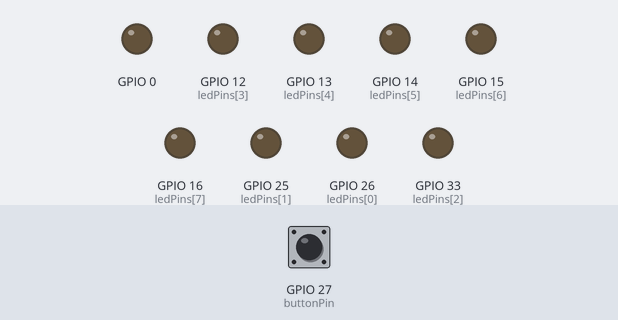
Bench run of a sketch on a simulated ESP32. Shown: output pins drawn as LEDs (lit = HIGH). The inputs (shaded band) are chosen by the test bench; at power-on: GPIO 27 (buttonPin) LOW.

Above: at 1.2 s.
1.3 s: GPIO 27 (buttonPin) pulled HIGH for 1 s
At 3.1 s:
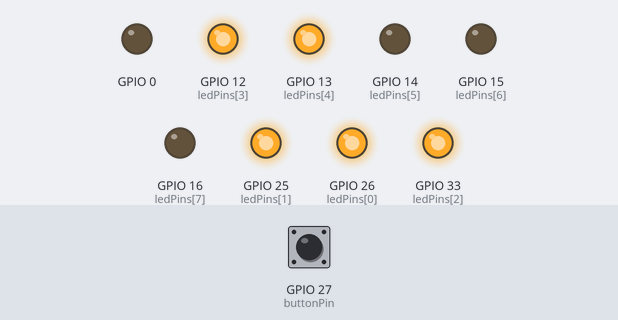
3.8 s: GPIO 27 (buttonPin) pulled HIGH for 0.15 s
At 4.3 s:
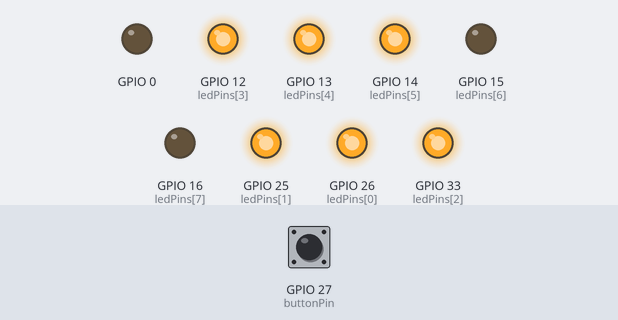
5.4 s: GPIO 27 (buttonPin) pulled HIGH for 0.15 s
At 6.6 s:
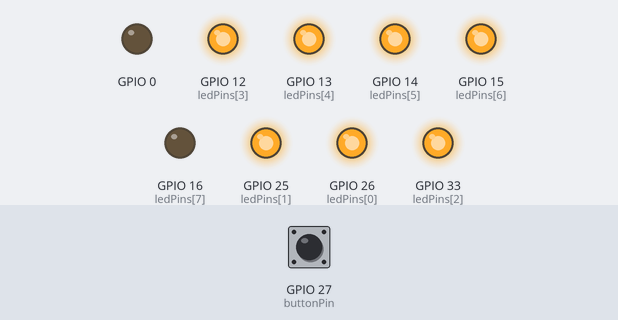
7.0 s: GPIO 27 (buttonPin) pulled HIGH for 3.2 s
At 10.3 s:
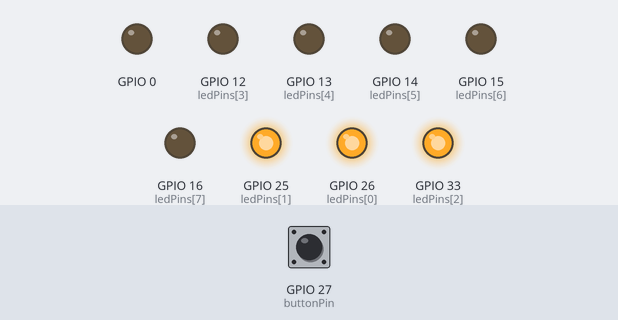
Timing chart, 0 to 11.8 s (numbered marks = the images above; inputs shaded):
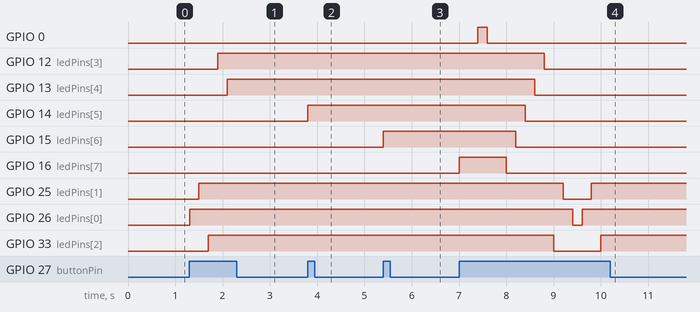

Measured:
- after the input at 1.3 s, GPIO 12 (ledPins[3]): LOW → HIGH after 0.60 s; GPIO 13 (ledPins[4]): LOW → HIGH after 0.80 s; GPIO 25 (ledPins[1]): LOW → HIGH after 0.20 s; GPIO 26 (ledPins[0]): LOW → HIGH at once; GPIO 33 (ledPins[2]): LOW → HIGH after 0.40 s
- after the input at 3.8 s, GPIO 14 (ledPins[5]): LOW → HIGH at once
- after the input at 5.4 s, GPIO 15 (ledPins[6]): LOW → HIGH at once
- after the input at 7.0 s, GPIO 0: LOW → HIGH after 0.40 s, → LOW 0.20 s later; GPIO 12 (ledPins[3]): HIGH → LOW after 1.8 s; GPIO 13 (ledPins[4]): HIGH → LOW after 1.6 s; GPIO 14 (ledPins[5]): HIGH → LOW after 1.4 s; GPIO 15 (ledPins[6]): HIGH → LOW after 1.2 s

The sketch:

wk2.ino
```cpp
int ledCount=10;
int buttonPin=27;
int buttonState=1;
int num=0;
int circle=1;
int ledPins[]={26,25,33,12,13,14,15,16};

void setup() {
 Serial.begin(115200);
  // put your setup code here, to run once:

for(int thisLed=0;thisLed<ledCount;thisLed++){
  pinMode(ledPins[thisLed],OUTPUT);
  }
  digitalWrite(buttonPin,HIGH);
  pinMode(buttonPin,INPUT);
}

void loop() {
  // put your main code here, to run repeatedly:
  buttonState=digitalRead(buttonPin);
  if(circle==1){
    if(buttonState==HIGH){
      digitalWrite(ledPins[num],HIGH);
      num++;
      delay(200);
      if(num==10){
        circle=2;
        num=9;}
    }
  }
    else{
      if(buttonState==HIGH){
      digitalWrite(ledPins[num],LOW);
      num--;
      delay(200);
    if(num==-1){
      circle=1;
      num=0;
      }
    }
    }
}
```
